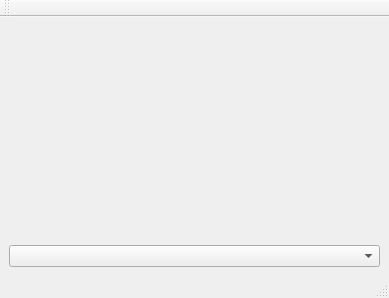
<?xml version="1.0" encoding="UTF-8"?>
<ui version="4.0">
 <class>MainWindow</class>
 <widget class="QMainWindow" name="MainWindow">
  <property name="geometry">
   <rect>
    <x>0</x>
    <y>0</y>
    <width>389</width>
    <height>298</height>
   </rect>
  </property>
  <property name="sizePolicy">
   <sizepolicy hsizetype="Minimum" vsizetype="Minimum">
    <horstretch>0</horstretch>
    <verstretch>0</verstretch>
   </sizepolicy>
  </property>
  <property name="windowTitle">
   <string>MainWindow</string>
  </property>
  <property name="documentMode">
   <bool>false</bool>
  </property>
  <property name="dockNestingEnabled">
   <bool>true</bool>
  </property>
  <widget class="QWidget" name="centralwidget">
   <property name="sizePolicy">
    <sizepolicy hsizetype="Ignored" vsizetype="Ignored">
     <horstretch>0</horstretch>
     <verstretch>0</verstretch>
    </sizepolicy>
   </property>
   <layout class="QGridLayout" name="gridLayout_7">
    <item row="1" column="1">
     <widget class="QComboBox" name="cb_language"/>
    </item>
    <item row="0" column="1">
     <widget class="QLabel" name="l_image">
      <property name="text">
       <string/>
      </property>
     </widget>
    </item>
   </layout>
  </widget>
  <widget class="QMenuBar" name="menubar">
   <property name="geometry">
    <rect>
     <x>0</x>
     <y>0</y>
     <width>389</width>
     <height>22</height>
    </rect>
   </property>
   <property name="sizePolicy">
    <sizepolicy hsizetype="Ignored" vsizetype="MinimumExpanding">
     <horstretch>0</horstretch>
     <verstretch>0</verstretch>
    </sizepolicy>
   </property>
  </widget>
  <widget class="QStatusBar" name="statusbar">
   <property name="sizePolicy">
    <sizepolicy hsizetype="Ignored" vsizetype="MinimumExpanding">
     <horstretch>0</horstretch>
     <verstretch>0</verstretch>
    </sizepolicy>
   </property>
  </widget>
  <widget class="QToolBar" name="toolbar">
   <property name="sizePolicy">
    <sizepolicy hsizetype="Ignored" vsizetype="MinimumExpanding">
     <horstretch>0</horstretch>
     <verstretch>0</verstretch>
    </sizepolicy>
   </property>
   <property name="minimumSize">
    <size>
     <width>0</width>
     <height>0</height>
    </size>
   </property>
   <property name="contextMenuPolicy">
    <enum>Qt::DefaultContextMenu</enum>
   </property>
   <property name="windowTitle">
    <string>Панель инструментов</string>
   </property>
   <attribute name="toolBarArea">
    <enum>TopToolBarArea</enum>
   </attribute>
   <attribute name="toolBarBreak">
    <bool>false</bool>
   </attribute>
  </widget>
  <action name="action_model">
   <property name="checkable">
    <bool>true</bool>
   </property>
   <property name="text">
    <string>Выбор теста</string>
   </property>
  </action>
  <action name="action_control">
   <property name="checkable">
    <bool>true</bool>
   </property>
   <property name="text">
    <string>Управление</string>
   </property>
  </action>
  <action name="action_test_results">
   <property name="checkable">
    <bool>true</bool>
   </property>
   <property name="text">
    <string>Результаты теста</string>
   </property>
  </action>
  <action name="action_tests_results">
   <property name="checkable">
    <bool>true</bool>
   </property>
   <property name="text">
    <string>Результаты тестов</string>
   </property>
  </action>
  <action name="action_test">
   <property name="checkable">
    <bool>true</bool>
   </property>
   <property name="text">
    <string>Тестовая карта</string>
   </property>
  </action>
 </widget>
 <resources/>
 <connections/>
</ui>
